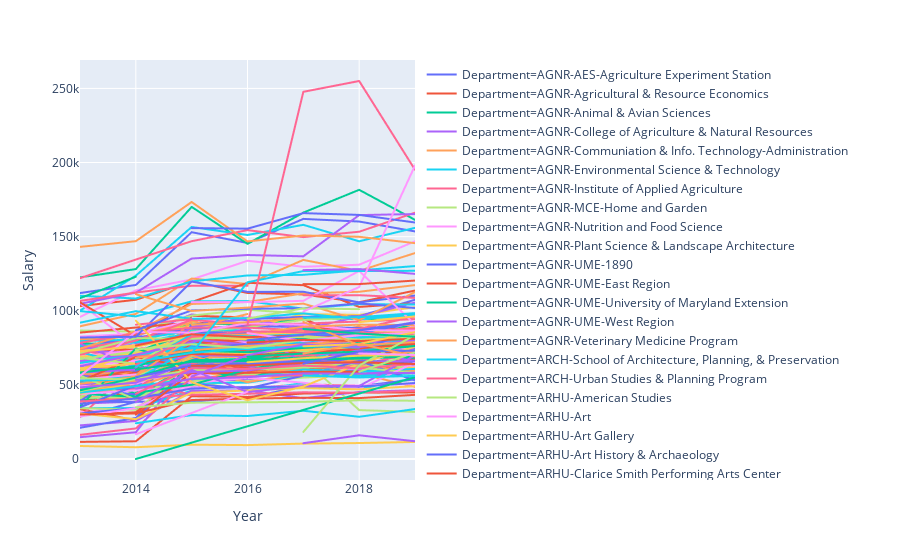
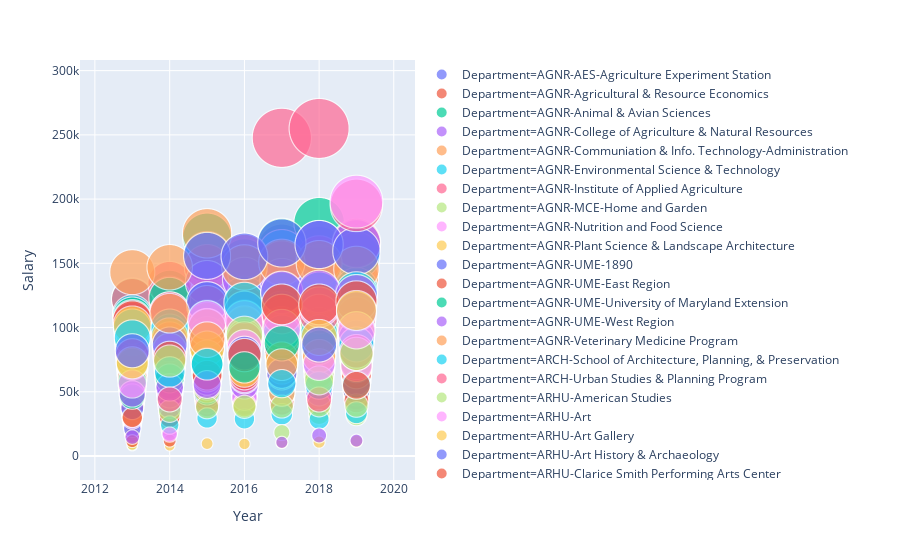

The notebook cell these images were saved under, in order:
### Code cell
# We should consider changing this to only show the top 50 departments with highest average salary and show their change
# No real meaning to the graph if we can't understand itbb 

import matplotlib.pyplot as plt
from matplotlib.pyplot import figure
import plotly.express as px

#deparments with highest avg salary
dept_averages = salariesOverTime.groupby(['Year','Department']).mean()
dept_averages = dept_averages.reset_index()
dept_averages.to_pickle('df/salaryAvg_depts')

departments = salariesOverTime.Department.unique()


fig = px.line(dept_averages, x="Year", y="Salary", color="Department",
              hover_name="Department")

fig.show()

fig = px.scatter(dept_averages, x="Year", y="Salary", size="Salary", color="Department",
           hover_name="Department", log_x=True, size_max=60)

fig.show()
# figure(figsize=[20, 12])

# for i in range(len(departments)):
#     str_dept = departments[i]
#     averages = dept_averages.loc[dept_averages['Department'] == str_dept].sort_values(by='Year', ascending=True)['Salary']
#     years = dept_averages.loc[dept_averages['Department'] == str_dept].sort_values(by='Year', ascending=True)['Year']
# #     print(str_dept)
# #     print(len(averages.values))
# #     print()
#     plt.plot(list(years.values), list(averages.values), linewidth=4, label=str_dept);

# plt.title("Average Salary for Each Department from 2013 - 2019", fontsize=27)
# # plt.xlabel("asd", fontsize=25)
# # plt.ylabel("Number of Crimes", fontsize=25)
# # plt.xticks(fontsize=22)
# # plt.yticks(fontsize=22)
# plt.legend(loc='center left', bbox_to_anchor=(1, 0.5), prop={'size': 30})
# plt.show()
